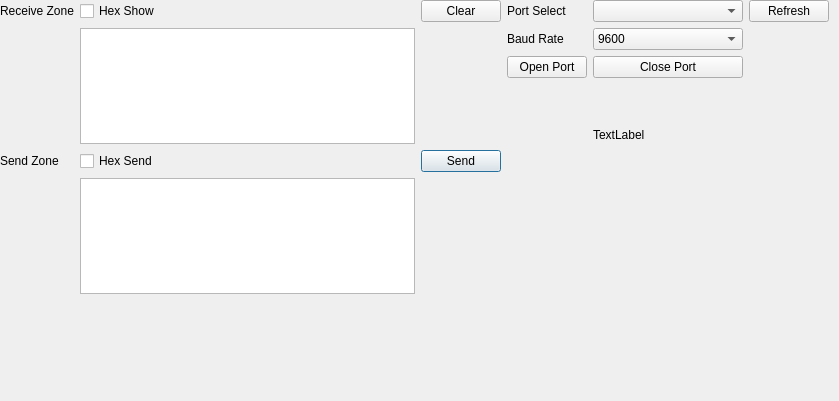
<?xml version="1.0" encoding="UTF-8"?>
<ui version="4.0">
 <class>Dialog_PortSelect</class>
 <widget class="QDialog" name="Dialog_PortSelect">
  <property name="geometry">
   <rect>
    <x>0</x>
    <y>0</y>
    <width>839</width>
    <height>401</height>
   </rect>
  </property>
  <property name="windowTitle">
   <string>Serial Port Management</string>
  </property>
  <widget class="QWidget" name="horizontalLayoutWidget_2">
   <property name="geometry">
    <rect>
     <x>0</x>
     <y>0</y>
     <width>829</width>
     <height>294</height>
    </rect>
   </property>
   <layout class="QHBoxLayout" name="horizontalLayout_2">
    <item>
     <layout class="QGridLayout" name="gridLayout_2">
      <property name="spacing">
       <number>6</number>
      </property>
      <item row="0" column="1">
       <widget class="QLabel" name="label_ReceiveZone">
        <property name="text">
         <string>Receive Zone</string>
        </property>
       </widget>
      </item>
      <item row="3" column="3">
       <widget class="QPushButton" name="pushButton_Send">
        <property name="text">
         <string>Send</string>
        </property>
       </widget>
      </item>
      <item row="0" column="3">
       <widget class="QPushButton" name="pushButto_Clear">
        <property name="text">
         <string>Clear</string>
        </property>
       </widget>
      </item>
      <item row="3" column="2">
       <widget class="QCheckBox" name="checkBox_HexSend">
        <property name="text">
         <string>Hex Send</string>
        </property>
       </widget>
      </item>
      <item row="2" column="3">
       <layout class="QHBoxLayout" name="horizontalLayout"/>
      </item>
      <item row="0" column="2">
       <widget class="QCheckBox" name="checkBox_HexShow">
        <property name="text">
         <string>Hex Show</string>
        </property>
       </widget>
      </item>
      <item row="3" column="1">
       <widget class="QLabel" name="label_SendZone">
        <property name="text">
         <string>Send Zone</string>
        </property>
       </widget>
      </item>
      <item row="1" column="2">
       <widget class="QTextEdit" name="textEdit_Receive">
        <property name="sizePolicy">
         <sizepolicy hsizetype="Expanding" vsizetype="Expanding">
          <horstretch>0</horstretch>
          <verstretch>0</verstretch>
         </sizepolicy>
        </property>
        <property name="minimumSize">
         <size>
          <width>200</width>
          <height>100</height>
         </size>
        </property>
       </widget>
      </item>
      <item row="4" column="2">
       <widget class="QTextEdit" name="textEdit_Send">
        <property name="minimumSize">
         <size>
          <width>200</width>
          <height>100</height>
         </size>
        </property>
       </widget>
      </item>
     </layout>
    </item>
    <item>
     <layout class="QGridLayout" name="gridLayout">
      <item row="0" column="0">
       <widget class="QLabel" name="label_Port">
        <property name="text">
         <string>Port Select</string>
        </property>
       </widget>
      </item>
      <item row="5" column="2">
       <widget class="QLabel" name="label_IsOpenOrNot">
        <property name="text">
         <string/>
        </property>
       </widget>
      </item>
      <item row="9" column="0">
       <widget class="QLabel" name="label_Statusbar">
        <property name="frameShadow">
         <enum>QFrame::Plain</enum>
        </property>
        <property name="lineWidth">
         <number>1</number>
        </property>
        <property name="text">
         <string/>
        </property>
       </widget>
      </item>
      <item row="5" column="1">
       <widget class="QPushButton" name="pushButton_ClosePort">
        <property name="text">
         <string>Close Port</string>
        </property>
       </widget>
      </item>
      <item row="0" column="2">
       <widget class="QPushButton" name="pushButton_Refresh">
        <property name="text">
         <string>Refresh</string>
        </property>
       </widget>
      </item>
      <item row="5" column="0">
       <widget class="QPushButton" name="pushButton_OpenPort">
        <property name="text">
         <string>Open Port</string>
        </property>
       </widget>
      </item>
      <item row="0" column="1">
       <widget class="QComboBox" name="comboBox_PortName"/>
      </item>
      <item row="2" column="0">
       <widget class="QLabel" name="label_BaudRate">
        <property name="text">
         <string>Baud Rate</string>
        </property>
       </widget>
      </item>
      <item row="2" column="1">
       <widget class="QComboBox" name="comboBox_BaudRate">
        <item>
         <property name="text">
          <string>9600</string>
         </property>
        </item>
        <item>
         <property name="text">
          <string>14400</string>
         </property>
        </item>
        <item>
         <property name="text">
          <string>19200</string>
         </property>
        </item>
        <item>
         <property name="text">
          <string>38400</string>
         </property>
        </item>
        <item>
         <property name="text">
          <string>43000</string>
         </property>
        </item>
        <item>
         <property name="text">
          <string>57600</string>
         </property>
        </item>
        <item>
         <property name="text">
          <string>76800</string>
         </property>
        </item>
        <item>
         <property name="text">
          <string>115200</string>
         </property>
        </item>
        <item>
         <property name="text">
          <string>128000</string>
         </property>
        </item>
        <item>
         <property name="text">
          <string>256000</string>
         </property>
        </item>
        <item>
         <property name="text">
          <string>460800</string>
         </property>
        </item>
       </widget>
      </item>
      <item row="6" column="1">
       <widget class="QLabel" name="label_Time">
        <property name="minimumSize">
         <size>
          <width>150</width>
          <height>0</height>
         </size>
        </property>
        <property name="text">
         <string>TextLabel</string>
        </property>
       </widget>
      </item>
     </layout>
    </item>
   </layout>
  </widget>
 </widget>
 <resources/>
 <connections/>
</ui>
